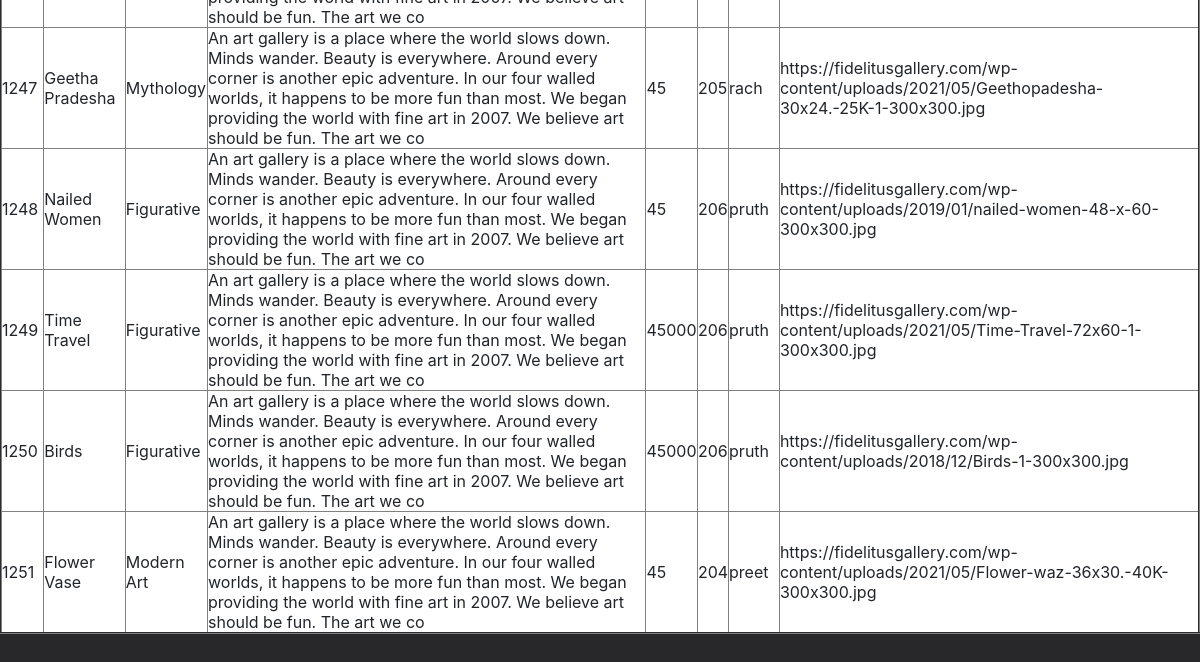
/admin/artwork.php (lower part), run on an earlier commit of the app's database.
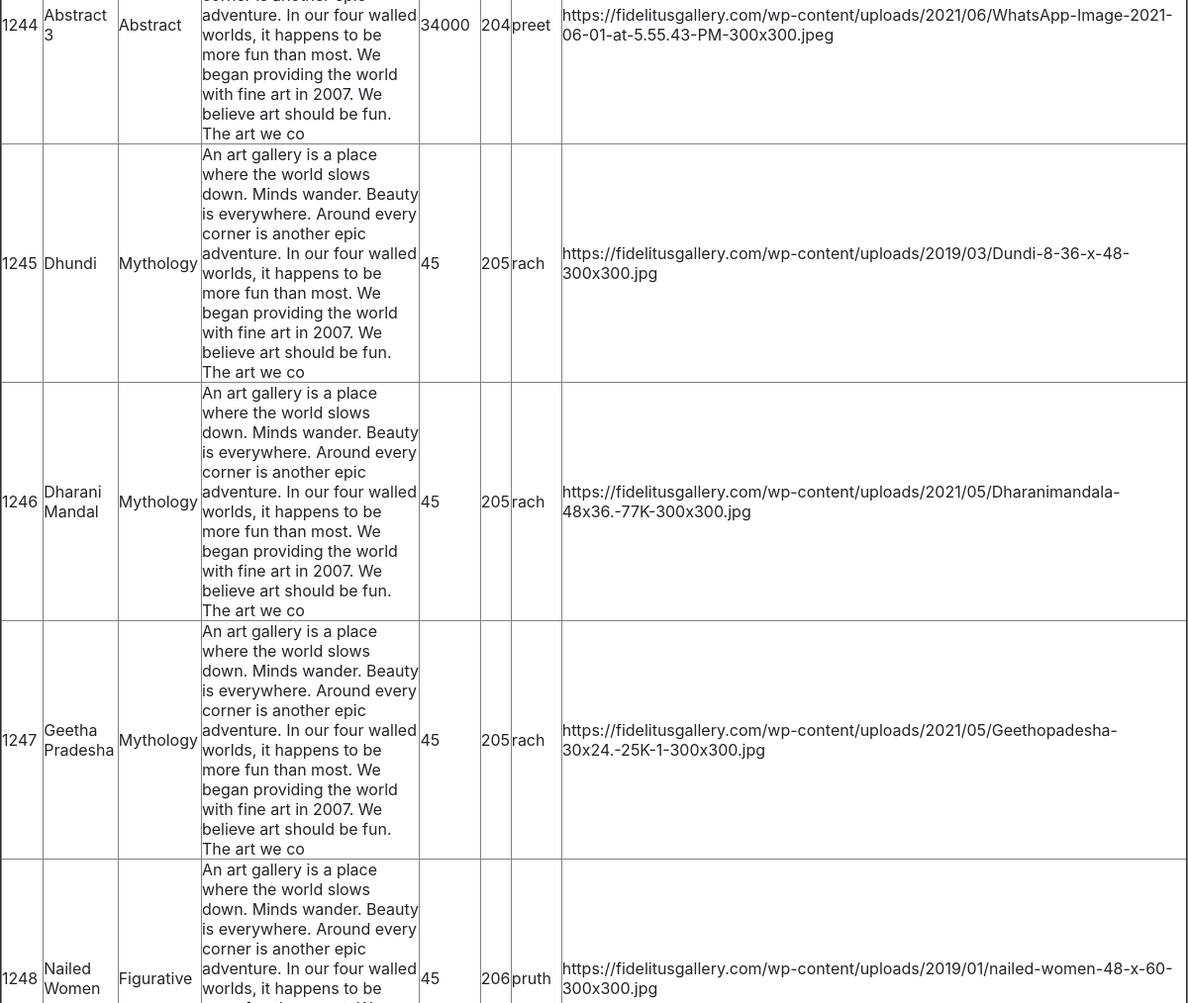
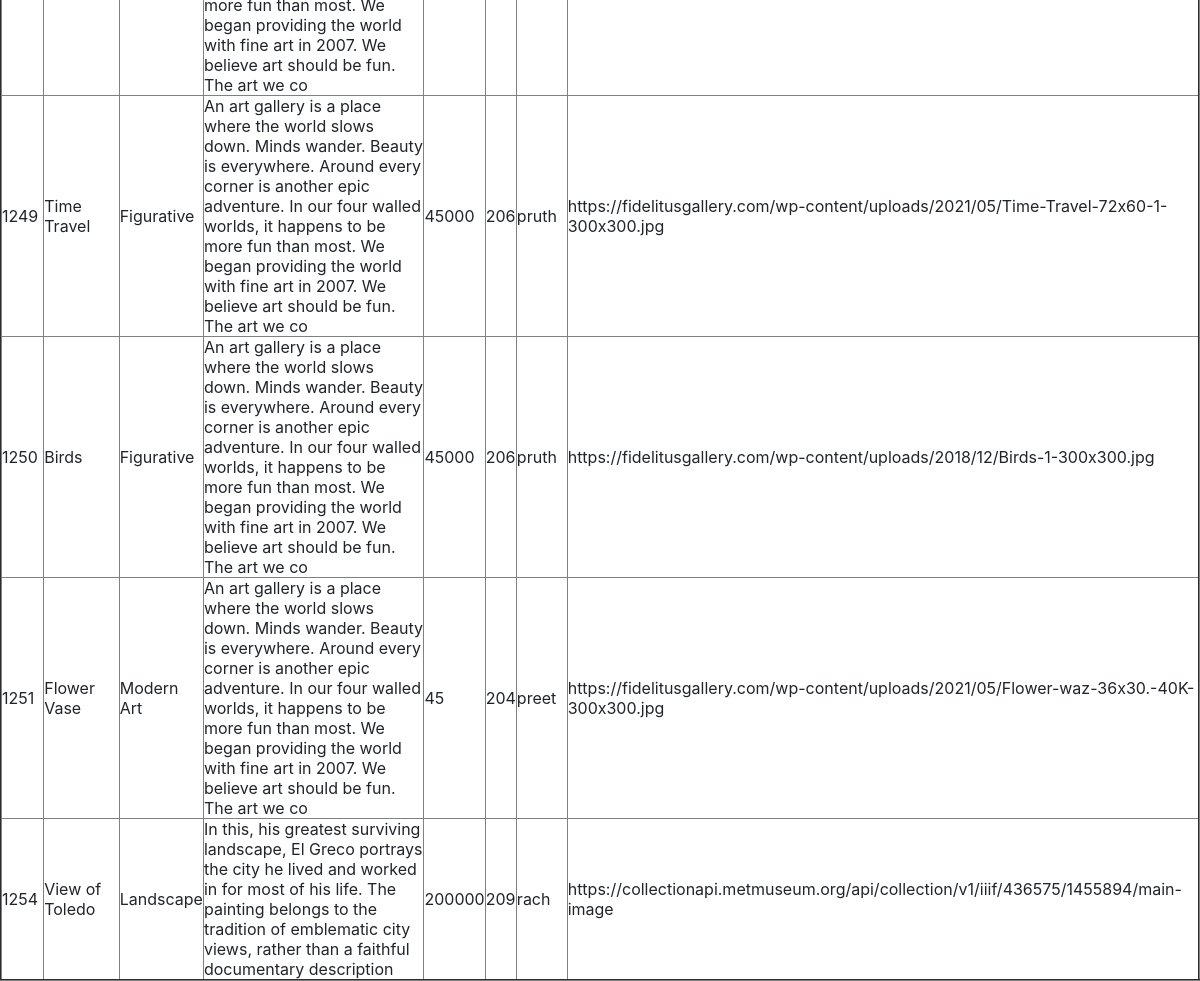
And on a later commit of the database (2 pictures, top to bottom).
### tables this page shows
CREATE TABLE `artwork` (
  `AWID` int(5) NOT NULL,
  `name` varchar(50) DEFAULT NULL,
  `category` varchar(50) DEFAULT NULL,
  `description` varchar(300) DEFAULT NULL,
  `price` double NOT NULL,
  `AID` int(5) DEFAULT NULL,
  `loginid` varchar(5) DEFAULT NULL,
  `imgsrc` varchar(250) DEFAULT NULL
);

### admin/artwork.php (the view, shortened to what this page needs)
<html>
    <head>
    <link rel="stylesheet" href="../style/login.css">
    <link rel="stylesheet" href="https://maxcdn.bootstrapcdn.com/bootstrap/4.0.0/css/bootstrap.min.css"
>
</head>
<body>
<section>
        <?php
        $conn = mysqli_connect('localhost','root','','artgallery');
        $query = "SELECT * FROM artwork";
        echo '<table bgcolor=#ffffff border="2" cellspacing="10" cellpadding="10">
      <tr>
          <td> <font face="Arial">AWID</font> </td>
          <td> <font face="Arial">  name</font> </td>
          <td> <font face="Arial">  category</font> </td>
          <td> <font face="Arial">  description</font> </td>
          <td> <font face="Arial">  price</font> </td>
          <td> <font face="Arial">  AID</font> </td>
          <td> <font face="Arial">  loginID</font> </td>
          <td> <font face="Arial">  imagelink</font> </td>
      </tr>';
if ($result = $conn->query($query))
{
    while ($row = $result->fetch_assoc()) {
        $field1name = $row["AWID"];
        $field2name = $row["name"];
        $field3name = $row["category"];
        $field4name = $row["description"];
        $field5name = $row["price"];
        $field6name = $row["AID"];
        $field7name = $row["loginid"];
        $field8name = $row["imgsrc"];
        echo '<tr>
                  <td>'.$field1name.'</td>
                  <td>'.$field2name.'</td>
                  <td>'.$field3name.'</td>
                  <td>'.$field4name.'</td>
                  <td>'.$field5name.'</td>
                  <td>'.$field6name.'</td>
                  <td>'.$field7name.'</td>
                  <td>'.$field8name.'</td>
              </tr>';
    }
}
?>
</body>
</html>

What changed in the data, as far as the page shows it:
now on this page (row unchanged): artwork: AWID "1244", name "Abstract 3", category "Abstract", price "34000", AID "204", loginid "preet", imgsrc "https://fidelitusgallery.com/wp-content/uploads/2021/06/WhatsApp-Image-2021-06-01-at-5.55.43-PM-300x300.jpeg"
now on this page (row unchanged): artwork: AWID "1245", name "Dhundi", category "Mythology", description "An art gallery is a place where the world slows down. Minds wander. Beauty is everywhere. Around every corner is another epic adventure. In our four walled worlds, it happens to be more fun than most. We began providing the world with fine art in 2007. We believe art should be fun. The art we co", price "45", AID "205", loginid "rach", imgsrc "https://fidelitusgallery.com/wp-content/uploads/2019/03/Dundi-8-36-x-48-300x300.jpg"
now on this page (row unchanged): artwork: AWID "1246", name "Dharani Mandal", category "Mythology", description "An art gallery is a place where the world slows down. Minds wander. Beauty is everywhere. Around every corner is another epic adventure. In our four walled worlds, it happens to be more fun than most. We began providing the world with fine art in 2007. We believe art should be fun. The art we co", price "45", AID "205", loginid "rach", imgsrc "https://fidelitusgallery.com/wp-content/uploads/2021/05/Dharanimandala-48x36.-77K-300x300.jpg"
added artwork: AWID "1254", name "View of Toledo", category "Landscape", description "In this, his greatest surviving landscape, El Greco portrays the city he lived and worked in for most of his life. The painting belongs to the tradition of emblematic city views, rather than a faithful documentary description", price "200000", AID "209", loginid "rach", imgsrc "https://collectionapi.metmuseum.org/api/collection/v1/iiif/436575/1455894/main-image"
